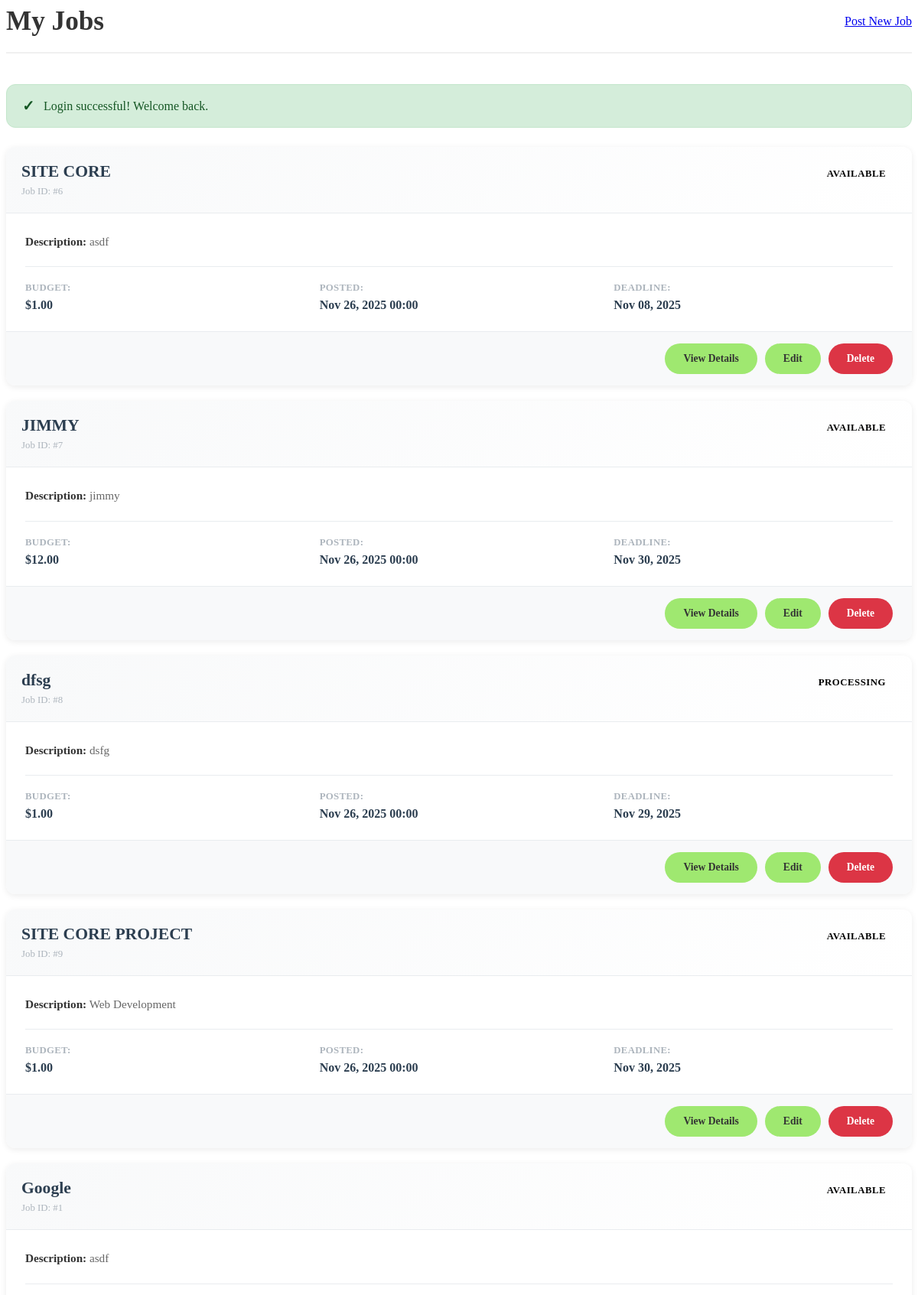
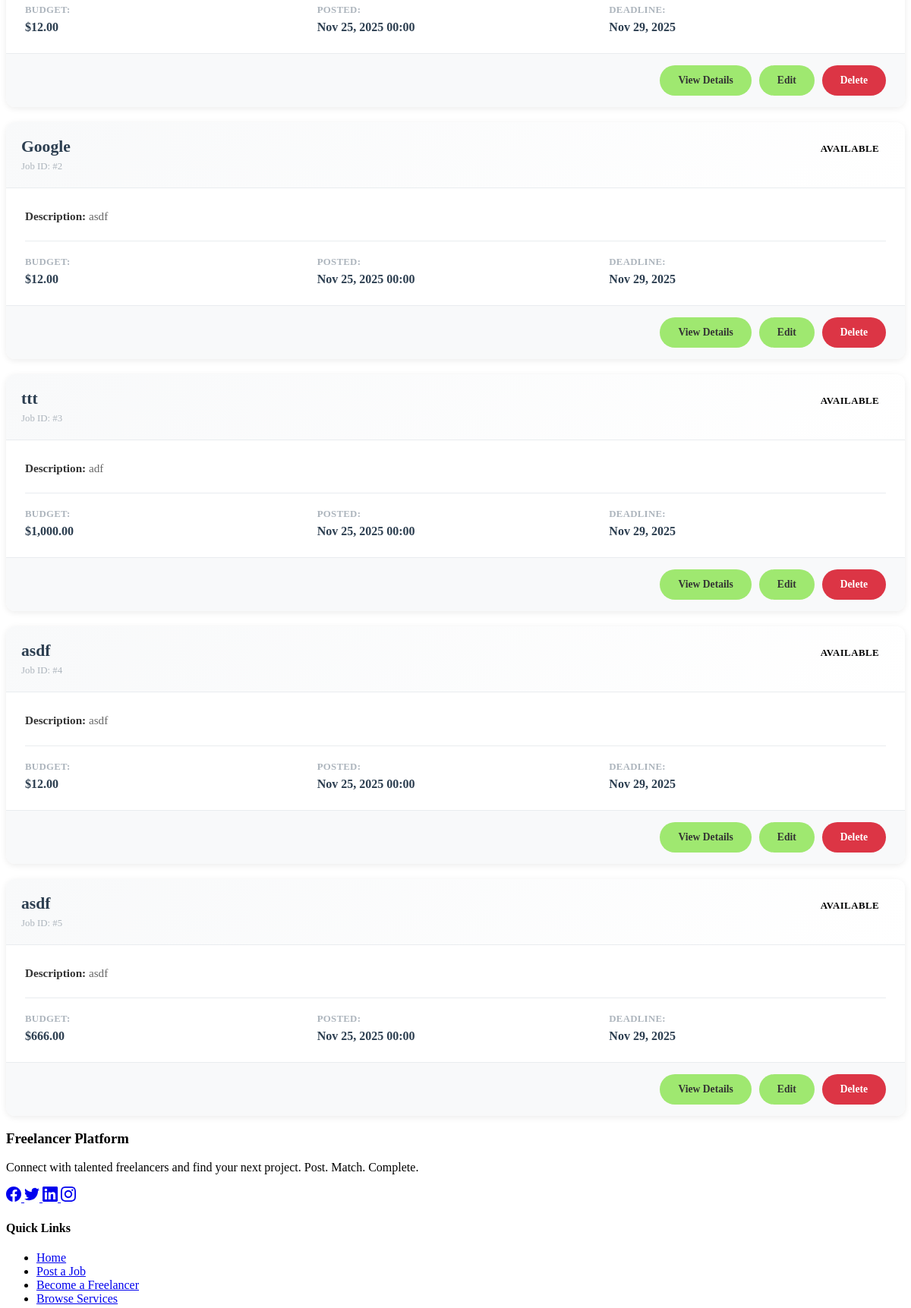
/page/my_jobs.php (signed in, upper part), run on an earlier commit of the app's database (2 pictures, top to bottom).
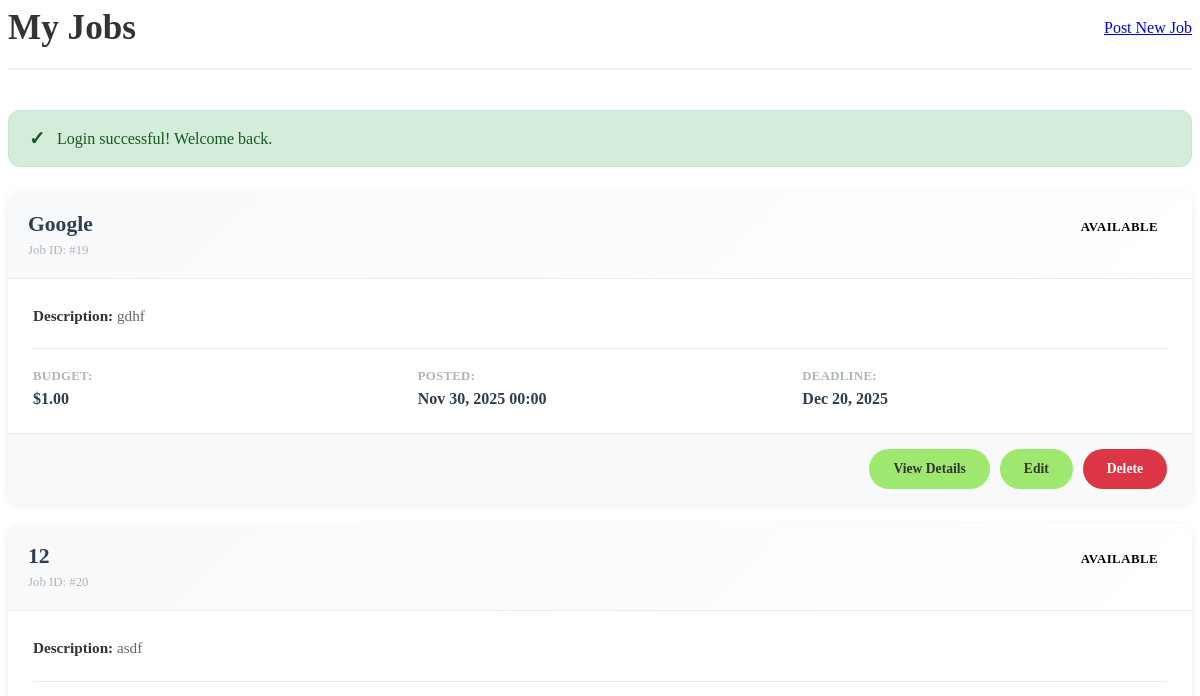
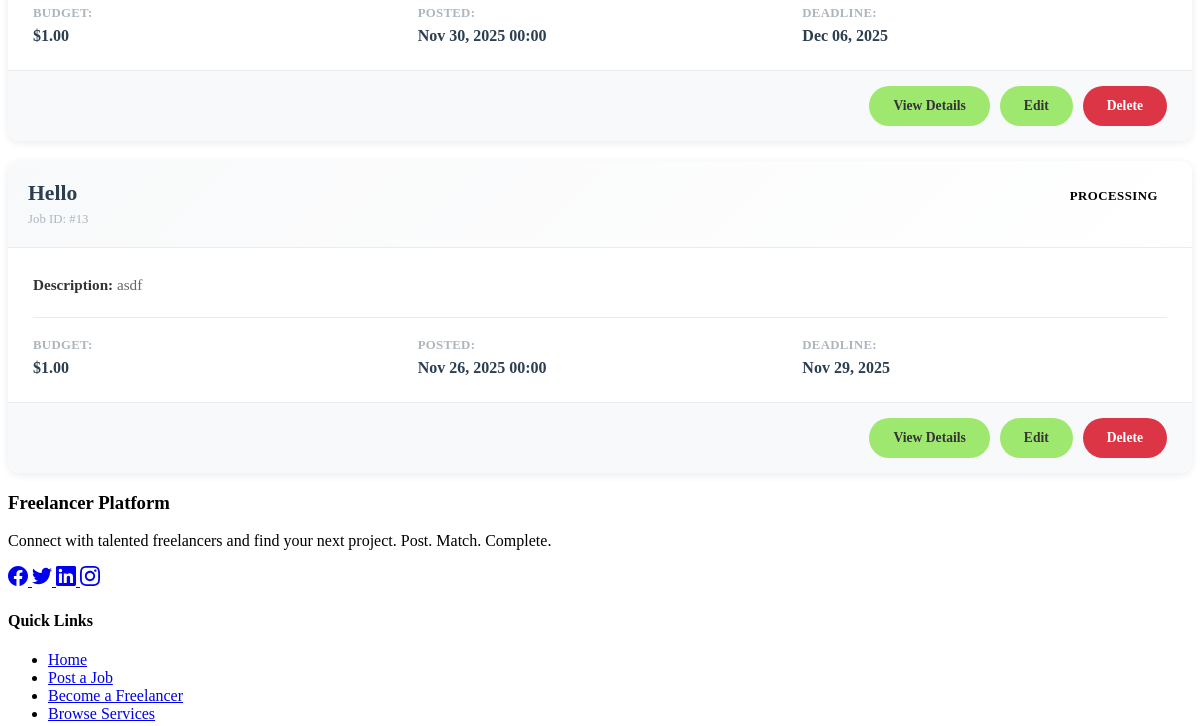
And on a later commit of the database (2 pictures, top to bottom).
### tables this page shows
CREATE TABLE
  `job` (
    `JobID` int (11) NOT NULL,
    `ClientID` int (11) DEFAULT NULL,
    `Title` varchar(255) DEFAULT NULL,
    `Description` text DEFAULT NULL,
    `Budget` decimal(10, 2) DEFAULT NULL,
    `DeliveryTime` int (11) NOT NULL,
    `Deadline` date DEFAULT NULL,
    `Status` enum ('available', 'deleted', 'complete', 'processing') NOT NULL DEFAULT 'available',
    `PostDate` date DEFAULT NULL
  );

### page/my_jobs.php (the view, shortened to what this page needs)
<?php
$clientID = $_SESSION['user_id'];
$newJobID = $_SESSION['new_job_id'] ?? null;
$conn = getDBConnection();
$stmt = $conn->prepare("SELECT JobID, Title, Description, Budget, Deadline, Status, PostDate FROM job WHERE ClientID = ? AND Status != 'deleted' ORDER BY PostDate DESC");
$stmt->bind_param("i", $clientID);
$stmt->execute();
$result = $stmt->get_result();
$jobs = $result->fetch_all(MYSQLI_ASSOC);
?>
<div class="container">
    <div class="my-jobs-header">
        <h1>My Jobs</h1>
        <a href="/job/create/createJob.php" class="btn-primary">Post New Job</a>
    </div>
    <?php if (isset($_SESSION['success'])): ?>
        <div class="alert alert-success">
            <?php echo htmlspecialchars($_SESSION['success']); ?>
        </div>
    <?php endif; ?>
    <?php if (empty($jobs)): ?>
        <div class="no-jobs">
            <p>You haven't posted any jobs yet.</p>
            <a href="/job/create/createJob.php" class="btn-primary">Post Your First Job</a>
        </div>
    <?php else: ?>
        <div class="jobs-list">
            <?php foreach ($jobs as $job): ?>
                <div class="job-card <?php echo ($job['JobID'] == $newJobID) ? 'new-job' : ''; ?>">
                    <div class="job-card-header">
                        <div class="job-info">
                            <h2 class="job-title"><?php echo htmlspecialchars($job['Title']); ?></h2>
                            <p class="job-id">Job ID: #<?php echo $job['JobID']; ?></p>
                        </div>
                        <span class="job-status status-<?php echo strtolower($job['Status']); ?>">
                            <?php echo ucfirst($job['Status']); ?>
                        </span>
                    </div>
                    <div class="job-card-body">
                        <p class="job-description">
                            <strong>Description:</strong> <?php echo htmlspecialchars($job['Description']); ?>
                        </p>
                        <div class="job-details">
                            <div class="detail-item">
                                <span class="label">Budget:</span>
                                <span class="value">$<?php echo number_format($job['Budget'], 2); ?></span>
                            </div>
                            <div class="detail-item">
                                <span class="label">Posted:</span>
                                <span class="value"><?php echo date('M d, Y H:i', strtotime($job['PostDate'])); ?></span>
                            </div>
                            <div class="detail-item">
                                <span class="label">Deadline:</span>
                                <span class="value"><?php echo date('M d, Y', strtotime($job['Deadline'])); ?></span>
                            </div>
                        </div>
                    </div>
                    <div class="job-card-footer">
                        <a href="/page/job/client_job_details.php?id=<?php echo $job['JobID']; ?>" class="btn-small">View Details</a>
                        <a href="/page/job/editJob.php?id=<?php echo $job['JobID']; ?>" class="btn-small">Edit</a>
                        <a href="/page/job/deleteJob.php?id=<?php echo $job['JobID']; ?>" class="btn-small btn-danger" onclick="return confirm('Are you sure you want to delete this job?');">Delete</a>
                    </div>
                </div>
            <?php endforeach; ?>
        </div>
    <?php endif; ?>
</div>
<?php
include '../_foot.php';
?>

What changed in the data, as far as the page shows it:
removed job: Title "SITE CORE", JobID "6", Status "AVAILABLE", Description "asdf", Budget "1.00", PostDate "Nov 26, 2025 00:00", Deadline "Nov 08, 2025"
removed job: Title "JIMMY", JobID "7", Status "AVAILABLE", Description "jimmy", Budget "12.00", PostDate "Nov 26, 2025 00:00", Deadline "Nov 30, 2025"
removed job: Title "dfsg", JobID "8", Status "PROCESSING", Description "dsfg", Budget "1.00", PostDate "Nov 26, 2025 00:00", Deadline "Nov 29, 2025"
removed job: Title "SITE CORE PROJECT", JobID "9", Status "AVAILABLE", Description "Web Development", Budget "1.00", PostDate "Nov 26, 2025 00:00", Deadline "Nov 30, 2025"
removed job: Title "Google", JobID "1", Status "AVAILABLE", Description "asdf", Budget "12.00", PostDate "Nov 25, 2025 00:00", Deadline "Nov 29, 2025"
removed job: Title "Google", JobID "2", Status "AVAILABLE", Description "asdf", Budget "12.00", PostDate "Nov 25, 2025 00:00", Deadline "Nov 29, 2025"
removed job: Title "ttt", JobID "3", Status "AVAILABLE", Description "adf", Budget "1,000.00", PostDate "Nov 25, 2025 00:00", Deadline "Nov 29, 2025"
removed job: Title "asdf", JobID "4", Status "AVAILABLE", Description "asdf", Budget "12.00", PostDate "Nov 25, 2025 00:00", Deadline "Nov 29, 2025"
removed job: Title "asdf", JobID "5", Status "AVAILABLE", Description "asdf", Budget "666.00", PostDate "Nov 25, 2025 00:00", Deadline "Nov 29, 2025"
added job: Title "Google", JobID "19", Status "AVAILABLE", Description "gdhf", Budget "1.00", PostDate "Nov 30, 2025 00:00", Deadline "Dec 20, 2025"
added job: Title "12", JobID "20", Status "AVAILABLE", Description "asdf", Budget "1.00", PostDate "Nov 30, 2025 00:00", Deadline "Dec 06, 2025"
added job: Title "Hello", JobID "13", Status "PROCESSING", Description "asdf", Budget "1.00", PostDate "Nov 26, 2025 00:00", Deadline "Nov 29, 2025"
